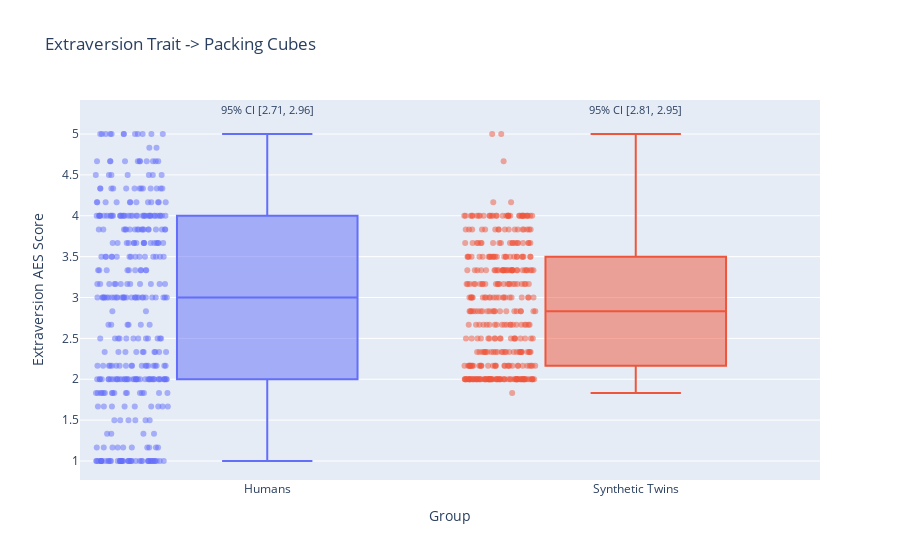

Notebook code for this chart:
### Markdown cell above
<h2> Packing Cubes: Box Plot</h2>

### Code cell
plot_trait_boxplots_by_product("raw_aes_2_", "Packing Cubes")

### Figure 1 — Plotly figure (JSON) as saved in the notebook; plotly's stock layout.template omitted (floating-point values rounded to 4 significant figures; data arrays with more than 128 entries replaced by an {"elided": "..."} marker saying what was removed)
{"data": [{"alignmentgroup": "True", "boxpoints": "all", "hovertemplate": "Group=%{x}<br>Extraversion AES Score=%{y}<extra></extra>", "jitter": 0.4, "legendgroup": "Humans", "marker": {"color": "#636efa", "opacity": 0.5, "size": 6}, "name": "Humans", "notched": false, "offsetgroup": "Humans", "orientation": "v", "showlegend": true, "type": "box", "x": {"elided": "373 str values"}, "x0": " ", "xaxis": "x", "y": {"elided": "373 float values"}, "y0": " ", "yaxis": "y"}, {"alignmentgroup": "True", "boxpoints": "all", "hovertemplate": "Group=%{x}<br>Extraversion AES Score=%{y}<extra></extra>", "jitter": 0.4, "legendgroup": "Synthetic Twins", "marker": {"color": "#EF553B", "opacity": 0.5, "size": 6}, "name": "Synthetic Twins", "notched": false, "offsetgroup": "Synthetic Twins", "orientation": "v", "showlegend": true, "type": "box", "x": {"elided": "373 str values"}, "x0": " ", "xaxis": "x", "y": {"elided": "373 float values"}, "y0": " ", "yaxis": "y"}], "layout": {"annotations": [{"font": {"size": 11}, "showarrow": false, "text": "95% CI [2.71, 2.96]", "x": "Humans", "xanchor": "center", "y": 5.3}, {"font": {"size": 11}, "showarrow": false, "text": "95% CI [2.81, 2.95]", "x": "Synthetic Twins", "xanchor": "center", "y": 5.3}], "boxmode": "overlay", "legend": {"title": {"text": "Group"}, "tracegroupgap": 0}, "showlegend": false, "title": {"text": "Extraversion Trait -> Packing Cubes"}, "xaxis": {"anchor": "y", "categoryarray": ["Humans", "Synthetic Twins"], "categoryorder": "array", "domain": [0, 1], "title": {"text": "Group"}}, "yaxis": {"anchor": "x", "domain": [0, 1], "title": {"text": "Extraversion AES Score"}}}}
